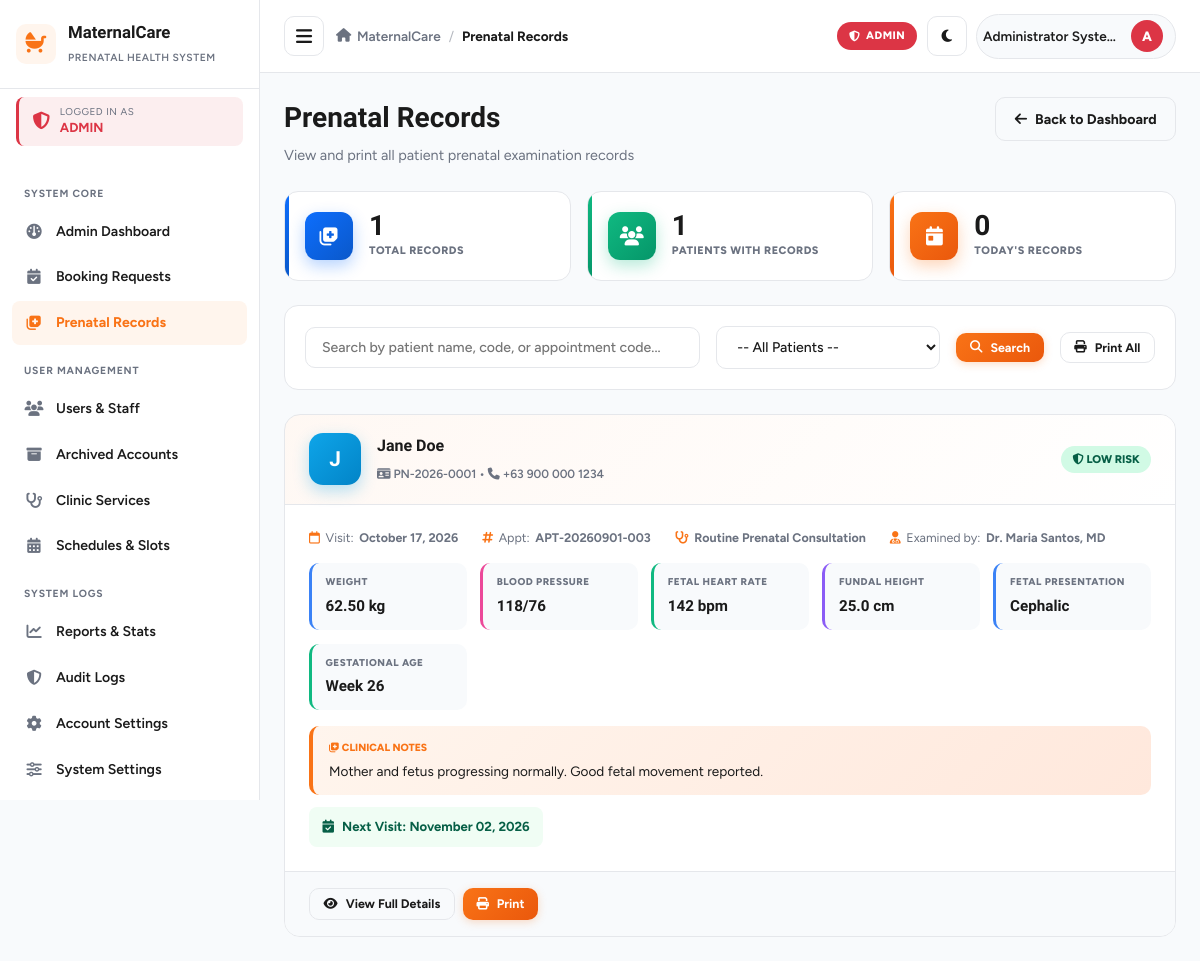
Page /admin_prenatal_records.php (signed in) on the committed database.
### tables this page shows
CREATE TABLE IF NOT EXISTS `prenatal_records` (
    `id` INT AUTO_INCREMENT PRIMARY KEY,
    `patient_id` INT NOT NULL,
    `appointment_id` INT DEFAULT NULL,
    `healthcare_worker_id` INT NOT NULL,
    `visit_date` DATE NOT NULL,
    `gestational_age_weeks` INT NOT NULL DEFAULT 4,
    `weight_kg` DECIMAL(5,2) DEFAULT NULL,
    `systolic_bp` INT DEFAULT NULL,
    `diastolic_bp` INT DEFAULT NULL,
    `fundal_height_cm` DECIMAL(4,1) DEFAULT NULL,
    `fetal_heart_rate` INT DEFAULT NULL,
    `fetal_presentation` VARCHAR(50) DEFAULT 'Cephalic',
    `edema` ENUM('none', 'mild', 'moderate', 'severe') DEFAULT 'none',
    `urine_protein` VARCHAR(20) DEFAULT 'Negative',
    `urine_sugar` VARCHAR(20) DEFAULT 'Negative',
    `hemoglobin_level` DECIMAL(4,1) DEFAULT NULL,
    `vitamins_prescribed` TEXT DEFAULT NULL,
    `iron_folic_given` TINYINT(1) DEFAULT 1,
    `tetanus_vaccine_given` VARCHAR(50) DEFAULT 'TT1',
    `risk_assessment` ENUM('low_risk', 'moderate_risk', 'high_risk') DEFAULT 'low_risk',
    `clinical_notes` TEXT DEFAULT NULL,
    `next_visit_date` DATE DEFAULT NULL,
    `created_at` TIMESTAMP DEFAULT CURRENT_TIMESTAMP,
    FOREIGN KEY (`patient_id`) REFERENCES `patients`(`id`) ON DELETE CASCADE,
    FOREIGN KEY (`appointment_id`) REFERENCES `appointments`(`id`) ON DELETE SET NULL,
    FOREIGN KEY (`healthcare_worker_id`) REFERENCES `users`(`id`) ON DELETE RESTRICT
);

CREATE TABLE IF NOT EXISTS `users` (
    `id` INT AUTO_INCREMENT PRIMARY KEY,
    `username` VARCHAR(50) NOT NULL UNIQUE,
    `email` VARCHAR(100) NOT NULL UNIQUE,
    `password` VARCHAR(255) NOT NULL,
    `role` ENUM('patient', 'healthcare_worker', 'admin') NOT NULL DEFAULT 'patient',
    `full_name` VARCHAR(100) NOT NULL,
    `phone` VARCHAR(20) DEFAULT NULL,
    `status` ENUM('active', 'inactive', 'archived') NOT NULL DEFAULT 'active',
    `address` TEXT DEFAULT NULL,
    `avatar` VARCHAR(255) DEFAULT NULL,
    `room` VARCHAR(100) DEFAULT NULL,
    `deleted_at` TIMESTAMP NULL DEFAULT NULL,
    `created_at` TIMESTAMP DEFAULT CURRENT_TIMESTAMP,
    `updated_at` TIMESTAMP DEFAULT CURRENT_TIMESTAMP ON UPDATE CURRENT_TIMESTAMP
);

CREATE TABLE IF NOT EXISTS `patients` (
    `id` INT AUTO_INCREMENT PRIMARY KEY,
    `user_id` INT NOT NULL,
    `patient_code` VARCHAR(20) NOT NULL UNIQUE,
    `dob` DATE DEFAULT NULL,
    `address` TEXT DEFAULT NULL,
    `blood_type` VARCHAR(5) DEFAULT 'A+',
    `emergency_contact_name` VARCHAR(100) DEFAULT NULL,
    `emergency_contact_phone` VARCHAR(20) DEFAULT NULL,
    `lmp` DATE DEFAULT NULL,
    `edd` DATE DEFAULT NULL,
    `gravida` INT DEFAULT 1,
    `para` INT DEFAULT 0,
    `abortus` INT DEFAULT 0,
    `medical_history` TEXT DEFAULT NULL,
    `created_at` TIMESTAMP DEFAULT CURRENT_TIMESTAMP,
    FOREIGN KEY (`user_id`) REFERENCES `users`(`id`) ON DELETE CASCADE
);

CREATE TABLE IF NOT EXISTS `appointments` (
    `id` INT AUTO_INCREMENT PRIMARY KEY,
    `appointment_code` VARCHAR(20) NOT NULL UNIQUE,
    `patient_id` INT NOT NULL,
    `service_id` INT NOT NULL,
    `healthcare_worker_id` INT DEFAULT NULL,
    `appointment_date` DATE NOT NULL,
    `appointment_time` TIME NOT NULL,
    `status` ENUM('pending', 'confirmed', 'completed', 'cancelled', 'missed') NOT NULL DEFAULT 'pending',
    `notes` TEXT DEFAULT NULL,
    `room` VARCHAR(100) DEFAULT NULL,
    `worker_notified` TINYINT(1) NOT NULL DEFAULT 0,
    `worker_confirmed_at` DATETIME DEFAULT NULL,
    `created_at` TIMESTAMP DEFAULT CURRENT_TIMESTAMP,
    `updated_at` TIMESTAMP DEFAULT CURRENT_TIMESTAMP ON UPDATE CURRENT_TIMESTAMP,
    INDEX `idx_appt_date_service` (`appointment_date`, `service_id`, `status`),
    FOREIGN KEY (`patient_id`) REFERENCES `patients`(`id`) ON DELETE CASCADE,
    FOREIGN KEY (`service_id`) REFERENCES `services`(`id`) ON DELETE RESTRICT,
    FOREIGN KEY (`healthcare_worker_id`) REFERENCES `users`(`id`) ON DELETE SET NULL
);

CREATE TABLE IF NOT EXISTS `services` (
    `id` INT AUTO_INCREMENT PRIMARY KEY,
    `service_name` VARCHAR(100) NOT NULL,
    `description` TEXT DEFAULT NULL,
    `duration_minutes` INT NOT NULL DEFAULT 30,
    `max_daily_slots` INT NOT NULL DEFAULT 15,
    `is_active` TINYINT(1) NOT NULL DEFAULT 1,
    `created_at` TIMESTAMP DEFAULT CURRENT_TIMESTAMP
);

### admin_prenatal_records.php (the view, shortened to what this page needs)
<?php
$searchQuery = trim($_GET['search'] ?? '');
try {
    $db = getDB();
    $sql = "
        SELECT pr.*,
               p.patient_code,
               u.full_name as patient_name,
               u.phone as patient_phone,
               u.email as patient_email,
               hw.full_name as examiner_name,
               a.appointment_code,
               s.service_name
        FROM prenatal_records pr
        LEFT JOIN patients p ON pr.patient_id = p.id
        LEFT JOIN users u ON p.user_id = u.id
        LEFT JOIN users hw ON pr.healthcare_worker_id = hw.id
        LEFT JOIN appointments a ON pr.appointment_id = a.id
        LEFT JOIN services s ON a.service_id = s.id
        WHERE 1=1
    ";
    $params = [];
    $sql .= " ORDER BY pr.visit_date DESC, pr.created_at DESC";
    $stmt = $db->prepare($sql);
    $stmt->execute($params);
    $records = $stmt->fetchAll();
    $stmt = $db->query("SELECT COUNT(*) FROM prenatal_records");
    $totalRecords = (int)$stmt->fetchColumn();
    $stmt = $db->query("SELECT COUNT(DISTINCT patient_id) FROM prenatal_records");
    $totalPatients = (int)$stmt->fetchColumn();
    $stmt = $db->query("SELECT COUNT(*) FROM prenatal_records WHERE visit_date = CURDATE()");
    $todayRecords = (int)$stmt->fetchColumn();
} catch (Exception $e) {
    die("Error loading prenatal records: " . $e->getMessage());
}
include __DIR__ . '/../includes/header.php';
?>
<div class="page-header">
    <div class="page-title">
        <h1>Prenatal Records</h1>
        <p>View and print all patient prenatal examination records</p>
    </div>
    <div>
        <a href="admin_dashboard.php" class="btn btn-outline">
            <i class="fa-solid fa-arrow-left"></i> Back to Dashboard
        </a>
    </div>
</div>
<div class="admin-stats-grid">
    <div class="admin-stat-card blue">
        <div class="admin-stat-icon"><i class="fa-solid fa-notes-medical"></i></div>
        <div>
            <div class="admin-stat-value"><?php echo $totalRecords; ?></div>
            <div class="admin-stat-label">Total Records</div>
        </div>
    </div>
    <div class="admin-stat-card green">
        <div class="admin-stat-icon"><i class="fa-solid fa-users"></i></div>
        <div>
            <div class="admin-stat-value"><?php echo $totalPatients; ?></div>
            <div class="admin-stat-label">Patients with Records</div>
        </div>
    </div>
    <div class="admin-stat-card orange">
        <div class="admin-stat-icon"><i class="fa-solid fa-calendar-day"></i></div>
        <div>
            <div class="admin-stat-value"><?php echo $todayRecords; ?></div>
            <div class="admin-stat-label">Today's Records</div>
        </div>
    </div>
</div>
<div class="filter-bar">
    <form method="GET" action="" style="display:flex; gap:1rem; flex-wrap:wrap; align-items:center; width:100%;">
        <input type="text" name="search" placeholder="Search by patient name, code, or appointment code..." value="<?php echo htmlspecialchars($searchQuery); ?>" style="flex:1; min-width:250px;">
        <select name="patient_id" style="max-width:250px;">
            <option value="0">-- All Patients --</option>
        </select>
        <button type="submit" class="btn btn-primary btn-sm">
            <i class="fa-solid fa-search"></i> Search
        </button>
        <button type="button" class="btn btn-outline btn-sm" onclick="window.print()" style="margin-left:auto;">
            <i class="fa-solid fa-print"></i> Print All
        </button>
    </form>
</div>
<?php if (count($records) > 0): ?>
    <div class="records-list">
        <?php foreach ($records as $r): ?>
            <?php
            $visitDate = $r['visit_date'] ?? $r['created_at'];
            $riskClass = 'badge-confirmed';
            $riskLabel = 'Low Risk';
            ?>
            <div class="admin-record-card" id="record-<?php echo (int)$r['id']; ?>">
                <div class="record-card-header">
                    <div class="record-patient-info">
                        <div class="patient-avatar">
                            <?php echo strtoupper(substr($r['patient_name'] ?? 'U', 0, 1)); ?>
                        </div>
                        <div class="patient-info-text">
                            <h3><?php echo htmlspecialchars($r['patient_name'] ?? 'Unknown Patient'); ?></h3>
                            <small>
                                <i class="fa-solid fa-id-card"></i> <?php echo htmlspecialchars($r['patient_code'] ?? 'N/A'); ?>
                                &bull;
                                <i class="fa-solid fa-phone"></i> <?php echo htmlspecialchars($r['patient_phone'] ?? 'N/A'); ?>
                            </small>
                        </div>
                    </div>
                    <div>
                        <span class="badge <?php echo $riskClass; ?>" style="font-size:0.7rem;">
                            <i class="fa-solid fa-shield-halved"></i> <?php echo strtoupper($riskLabel); ?>
                        </span>
                    </div>
                </div>
                <div class="record-card-body">
                    <div class="record-meta" style="margin-bottom:1rem;">
                        <span><i class="fa-regular fa-calendar"></i> Visit: <strong><?php echo date('F d, Y', strtotime($visitDate)); ?></strong></span>
                        <?php if (!empty($r['appointment_code'])): ?>
                            <span><i class="fa-solid fa-hashtag"></i> Appt: <strong><?php echo htmlspecialchars($r['appointment_code']); ?></strong></span>
                        <?php endif; ?>
                        <?php if (!empty($r['service_name'])): ?>
                            <span><i class="fa-solid fa-stethoscope"></i> <strong><?php echo htmlspecialchars($r['service_name']); ?></strong></span>
                        <?php endif; ?>
                        <?php if (!empty($r['examiner_name'])): ?>
                            <span><i class="fa-solid fa-user-doctor"></i> Examined by: <strong><?php echo htmlspecialchars($r['examiner_name']); ?></strong></span>
                        <?php endif; ?>
                    </div>
                    <div class="record-data-grid">
                        <div class="record-data-item blue">
                            <div class="record-data-label">Weight</div>
                            <div class="record-data-value <?php echo empty($r['weight_kg']) ? 'na' : ''; ?>">
                                <?php echo !empty($r['weight_kg']) ? htmlspecialchars($r['weight_kg']) . ' kg' : 'N/A'; ?>
                            </div>
                        </div>
                        <div class="record-data-item pink">
                            <div class="record-data-label">Blood Pressure</div>
                            <div class="record-data-value <?php echo (empty($r['systolic_bp']) || empty($r['diastolic_bp'])) ? 'na' : ''; ?>">
                                <?php
                                $sys = $r['systolic_bp'] ?? null;
                                $dia = $r['diastolic_bp'] ?? null;
                                echo ($sys && $dia) ? htmlspecialchars("$sys/$dia") : 'N/A';
                                ?>
                            </div>
                        </div>
                        <div class="record-data-item green">
                            <div class="record-data-label">Fetal Heart Rate</div>
                            <div class="record-data-value <?php echo empty($r['fetal_heart_rate']) ? 'na' : ''; ?>">
                                <?php echo !empty($r['fetal_heart_rate']) ? htmlspecialchars($r['fetal_heart_rate']) . ' bpm' : 'N/A'; ?>
                            </div>
                        </div>
                        <div class="record-data-item purple">
                            <div class="record-data-label">Fundal Height</div>
                            <div class="record-data-value <?php echo empty($r['fundal_height_cm']) ? 'na' : ''; ?>">
                                <?php echo !empty($r['fundal_height_cm']) ? htmlspecialchars($r['fundal_height_cm']) . ' cm' : 'N/A'; ?>
                            </div>
                        </div>
                        <div class="record-data-item blue">
                            <div class="record-data-label">Fetal Presentation</div>
                            <div class="record-data-value <?php echo empty($r['fetal_presentation']) ? 'na' : ''; ?>">
                                <?php echo !empty($r['fetal_presentation']) ? htmlspecialchars($r['fetal_presentation']) : 'N/A'; ?>
                            </div>
                        </div>
                        <div class="record-data-item green">
                            <div class="record-data-label">Gestational Age</div>
                            <div class="record-data-value <?php echo empty($r['gestational_age_weeks']) ? 'na' : ''; ?>">
                                <?php echo !empty($r['gestational_age_weeks']) ? 'Week ' . (int)$r['gestational_age_weeks'] : 'N/A'; ?>
                            </div>
                        </div>
                    </div>
                    <?php if (!empty($r['clinical_notes'])): ?>
                        <div class="record-notes">
                            <div class="record-notes-label">
                                <i class="fa-solid fa-notes-medical"></i> Clinical Notes
                            </div>
                            <div class="record-notes-text">
                                <?php echo nl2br(htmlspecialchars($r['clinical_notes'])); ?>
                            </div>
                        </div>
                    <?php endif; ?>
                    <?php if (!empty($r['next_visit_date'])): ?>
                        <div style="margin-top:0.75rem; padding:0.65rem 0.85rem; background:#f0fdf4; border-radius:8px; display:inline-flex; align-items:center; gap:0.5rem; font-size:0.82rem; font-weight:700; color:#065f46;">
                            <i class="fa-solid fa-calendar-check"></i> Next Visit: <?php echo date('F d, Y', strtotime($r['next_visit_date'])); ?>
                        </div>
                    <?php endif; ?>
                </div>
                <div class="record-card-actions">
                    <button type="button" class="btn btn-outline btn-sm js-view-record"
                        data-record='<?php echo htmlspecialchars(json_encode($r, JSON_HEX_APOS | JSON_HEX_QUOT), ENT_QUOTES, "UTF-8"); ?>'>
                        <i class="fa-solid fa-eye"></i> View Full Details
                    </button>
                    <button type="button" class="btn btn-primary btn-sm" onclick="printRecord(<?php echo (int)$r['id']; ?>)">
                        <i class="fa-solid fa-print"></i> Print
                    </button>
                </div>
            </div>
        <?php endforeach; ?>
    </div>
<?php endif; ?>
<?php include __DIR__ . '/../includes/footer.php'; ?>

### rows in the picture
prenatal_records: users.full_name "J", users.full_name "Jane Doe", patient.patient_code "PN-2026-0001", users.phone "+63 900 000 1234", riskLabel "LOW RISK", visit_date "October 17, 2026", appointment.appointment_code "APT-20260901-003", services.service_name "Routine Prenatal Consultation", healthcare_worker.full_name "Dr. Maria Santos, MD", weight_kg "62.50", "$sys/$dia" "118/76", fetal_heart_rate "142", fundal_height_cm "25.0", fetal_presentation "Cephalic", gestational_age_weeks "26", clinical_notes "Mother and fetus progressing normally. Good fetal movement reported.", next_visit_date "November 02, 2026"

### other values in the picture
$role['label'] "ADMIN"
$item['section'] "SYSTEM CORE"
$item['label'] "Admin Dashboard"
$item['label'] "Booking Requests"
$item['label'] "Prenatal Records"
$item['section'] "USER MANAGEMENT"
$item['label'] "Users & Staff"
$item['label'] "Archived Accounts"
$item['label'] "Clinic Services"
$item['label'] "Schedules & Slots"
$item['section'] "SYSTEM LOGS"
$item['label'] "Reports & Stats"
$item['label'] "Audit Logs"
$item['label'] "Account Settings"
$item['label'] "System Settings"
